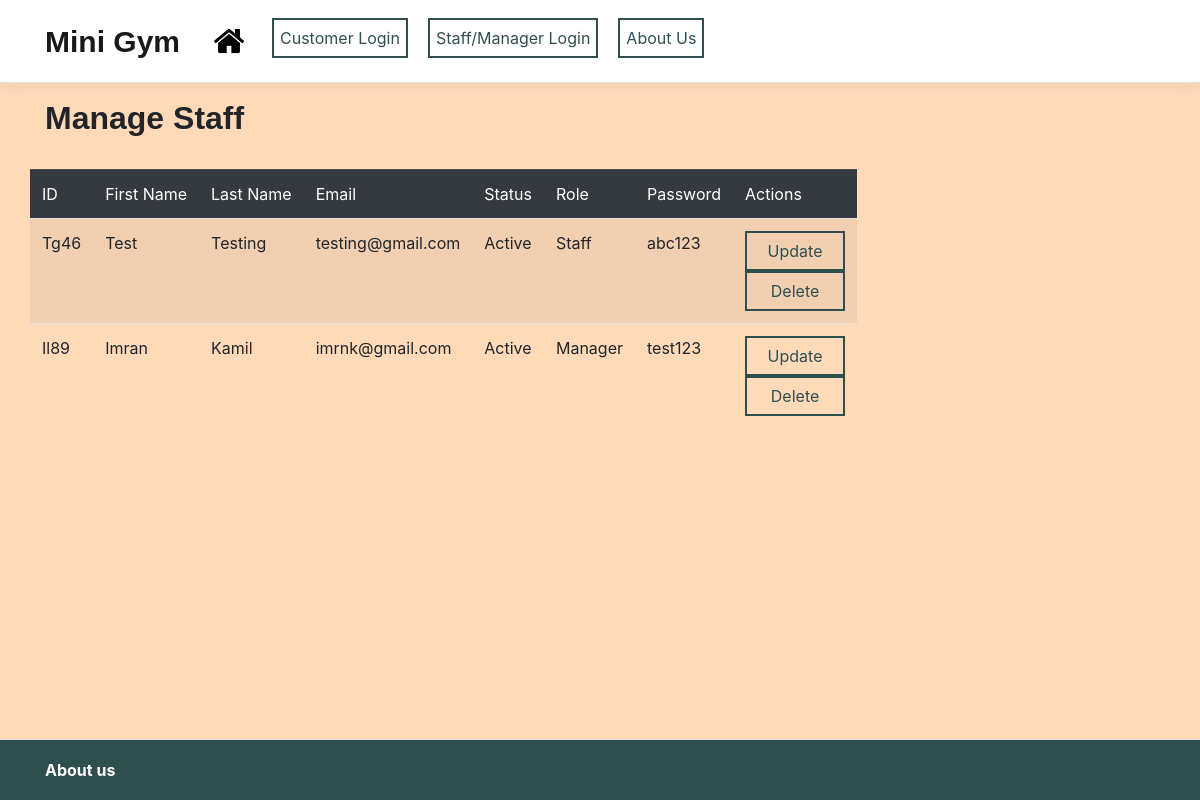
The app's page /viewStaff.php with its own data.
### tables this page shows
CREATE TABLE "staff" (
	"id"	TEXT NOT NULL,
	"fname"	TEXT NOT NULL,
	"lname"	TEXT NOT NULL,
	"email"	TEXT NOT NULL,
	"status"	TEXT NOT NULL,
	"role"	TEXT, pwd text(255),
	PRIMARY KEY("id")
);

### viewStaffSQL.php (called while the page is built)
<?php
function getStaff()
{
    $db = new SQLITE3("C:\\xampp\\htdocs\\web coursework\\miniGym.db");
    $sql = "SELECT * FROM staff";
    $stmt = $db->prepare($sql);
    $result = $stmt->execute();
    while ($row = $result->fetchArray()) {
        $arrayResult[] = $row;
    }
    return $arrayResult;
}

### viewStaff.php (the view, shortened to what this page needs)
<?php require("NavBar.php");
include_once("viewStaffSQL.php");
$user = getStaff();
?>
<div class="container pb-5">
    <main role="main" class="pb-3">
        <h2 style="font-family: 'Trebuchet MS', sans-serif;"> <strong>Manage Staff</strong> </h2>
        <br>
        <div class="row">
            <div class="col-14">
                <table class="table table-striped">
                    <thead class="table-dark">
                        <td>ID</td>
                        <td>First Name</td>
                        <td>Last Name</td>
                        <td>Email</td>
                        <td>Status</td>
                        <td>Role</td>
                        <td>Password</td>
                        <td>Actions</td>
                    </thead>
                    <?php
                    for ($i = 0; $i < count($user); $i++) :
                    ?>
                        <tr>
                            <td><?php echo $user[$i]['id']; ?></td>
                            <td><?php echo $user[$i]['fname'] ?></td>
                            <td><?php echo $user[$i]['lname'] ?></td>
                            <td><?php echo $user[$i]['email'] ?></td>
                            <td><?php echo $user[$i]['status'] ?></td>
                            <td><?php echo $user[$i]['role'] ?></td>
                            <td><?php echo $user[$i]['pwd'] ?></td>
                            <td>
                                <form action="updateStaff.php" method="get">
                                    <button type="submit" class="buttonfortable">Update</button>
                                </form>
                                <form action="deleteStaff.php" method="get">
                                    <button type="submit" class="buttonfortable">Delete</button>
                                </form>
                            </td>
                        </tr>
                    <?php endfor; ?>
                </table>
            </div>
        </div>
    </main>
</div>
<?php require("Footer.php"); ?>

### site.css (style rules this page uses)
html { font-size: 14px; }
@media (min-width: 768px) { html { font-size: 16px; } }
html { position: relative; min-height: 100%; }
body { margin-bottom: 60px; }
.bgColor { background-color: peachpuff; }
.container { min-height: 100%; }

### viewStaff.php (style rules this page uses)
.buttonfortable { background-color: transparent; color: darkslategrey; padding: 6px; border: 2px solid darkslategray; display: inline-block; width: 100px; height: 40px; }

### records on screen
staff: id "Tg46", fname "Test", lname "Testing", email "testing@gmail.com", status "Active", role "Staff", pwd "abc123"
staff: id "Il89", fname "Imran", lname "Kamil", email "imrnk@gmail.com", status "Active", role "Manager", pwd "test123"
